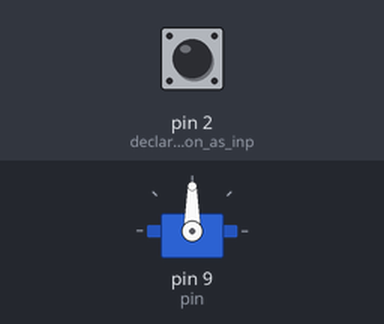
Recording of a sketch running on a simulated Arduino Uno, built with avr-gcc and run on an emulated ATmega328P. On the bench: servo. The test bench sets the inputs (shaded band); at power-on: pin 2 (declare_pushbutton_as_inp) LOW.

Above: at 1.2 s.
1.3 s: pin 2 (declare_pushbutton_as_inp) pulled HIGH for 1 s
At 1.45 s:
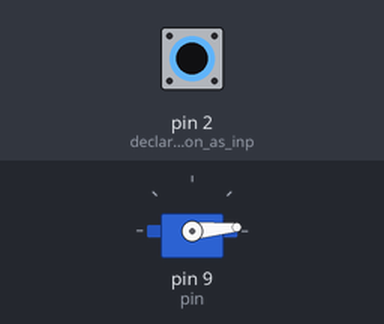
3.8 s: pin 2 (declare_pushbutton_as_inp) pulled HIGH for 0.15 s
At 5.1 s:
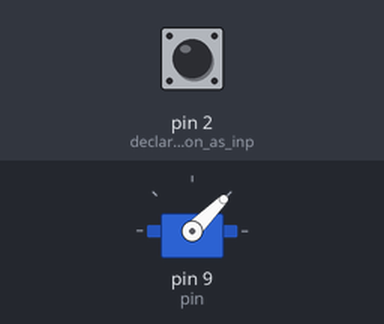
5.4 s: pin 2 (declare_pushbutton_as_inp) pulled HIGH for 3.2 s
At 9.6 s:
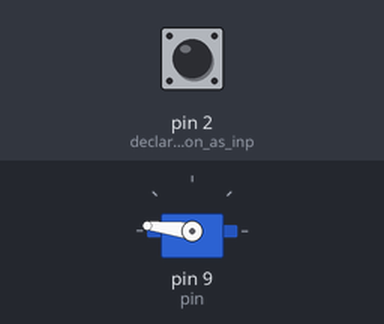
Timing chart, 0 to 11.1 s (numbered marks = the images above; inputs shaded):
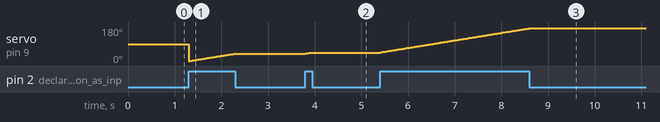

The sketch:

ArduinoUnoEx5.ino
```cpp
#include <Servo.h>  // Incluir la librería Servo
Servo servo1;       // Crear un objeto tipo Servo llamado servo1
int angulo = 0 ;
int pin=9;
int val = 0;
int vel = 1;

void setup()
{
    servo1.attach(pin) ;      // Conectar servo1 al pin 9
    pinMode(2, INPUT);        // declare pushbutton as input
}

void loop()
{
  if(digitalRead(2) == HIGH){
     servo1.write(angulo);
     delay(25);
     angulo+=vel;

    if(angulo>=180 || angulo <= 0){
      vel*=-1;
    }
  }
}
```

Measured:
- after the input at 3.8 s, servo on pin 9 (pin): 39° → 45° at once
- after the input at 5.4 s, servo on pin 9 (pin): moves from 45° to 173° over 3.2 s, starting at once
